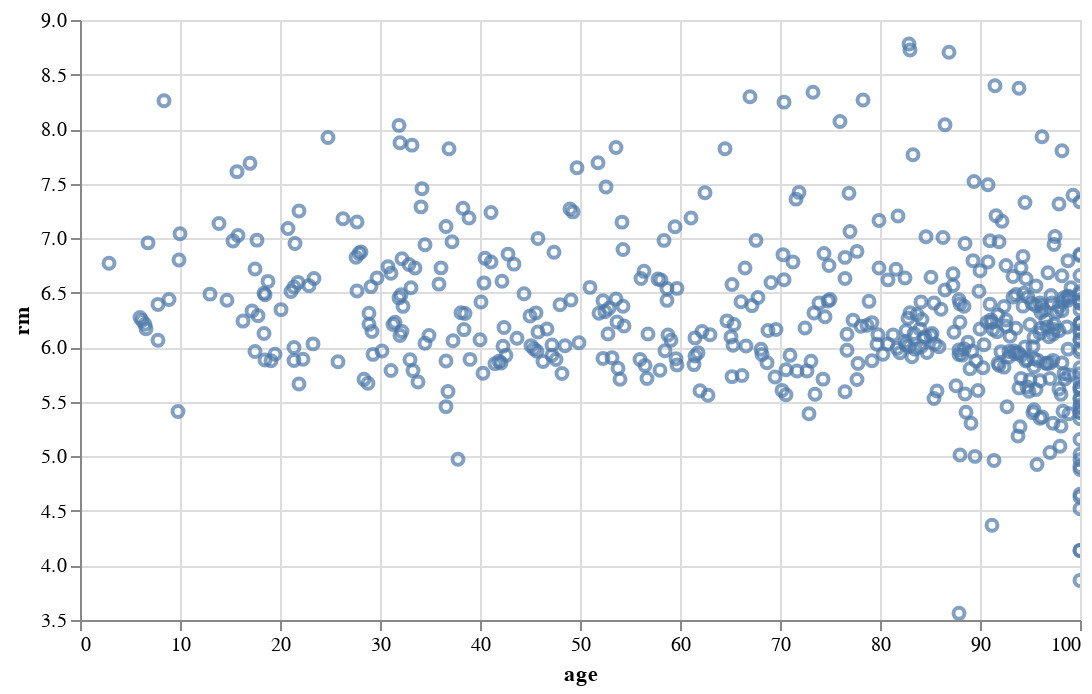

Notebook code cell kept with this figure:
### Code cell
df.plot.point(x="age", y="rm").properties(width=500).configure_scale(zero=False)

### Figure 1 — Vega-Lite specification as saved in the notebook (floating-point values rounded to 4 significant figures; data arrays with more than 128 entries replaced by an {"elided": "..."} marker saying what was removed)
{"config": {"view": {"continuousWidth": 300, "continuousHeight": 300}, "scale": {"zero": false}}, "data": {"name": "data-d80d72df6f19c3cf5d05ac8f64c40f02"}, "mark": {"type": "point"}, "encoding": {"tooltip": [{"field": "age", "type": "quantitative"}, {"field": "rm", "type": "quantitative"}], "x": {"field": "age", "type": "quantitative"}, "y": {"field": "rm", "type": "quantitative"}}, "params": [{"name": "param_1", "select": {"type": "interval", "encodings": ["x", "y"]}, "bind": "scales"}], "width": 500, "$schema": "https://vega.github.io/schema/vega-lite/v5.20.1.json", "datasets": {"data-d80d72df6f19c3cf5d05ac8f64c40f02": {"elided": "506 records"}}}
